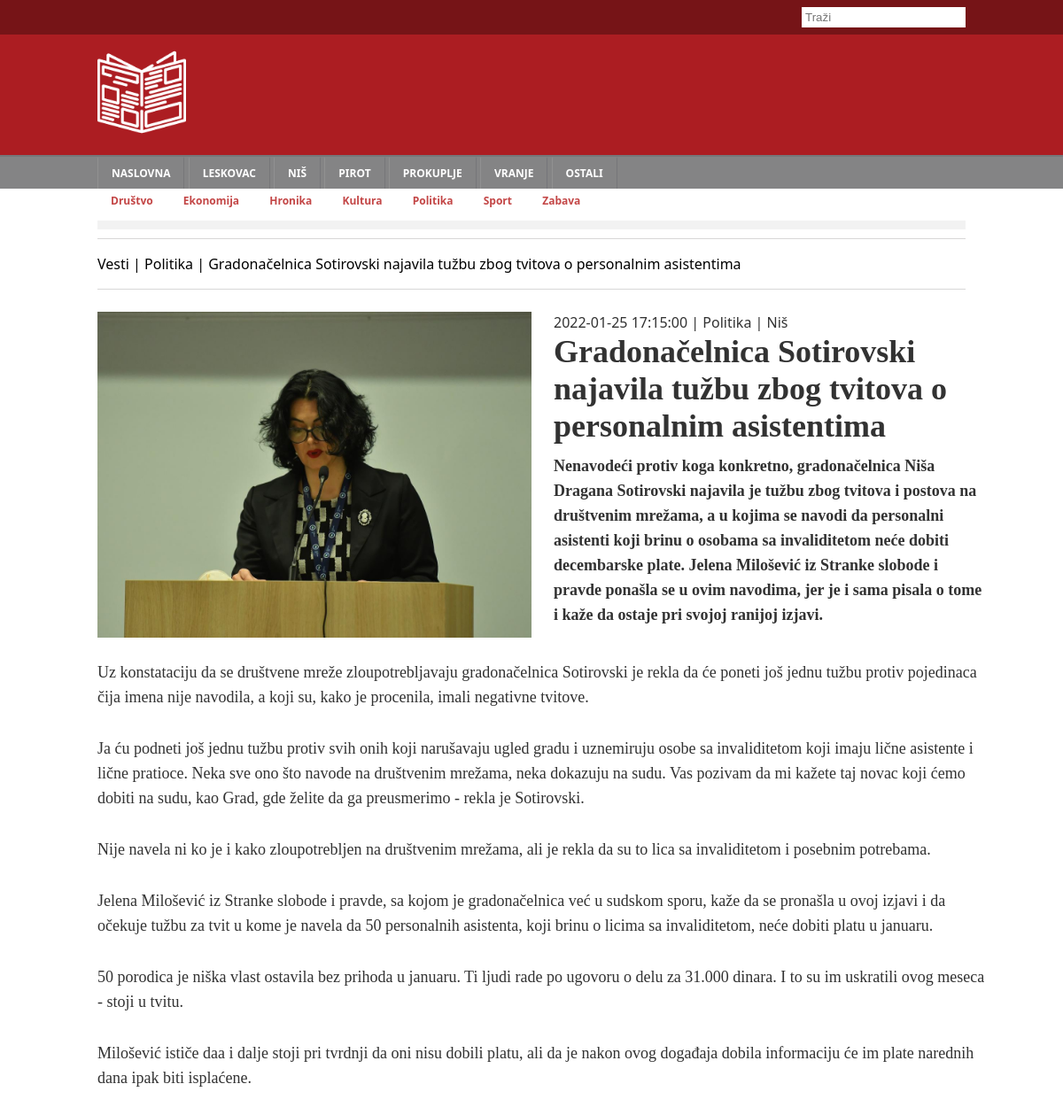
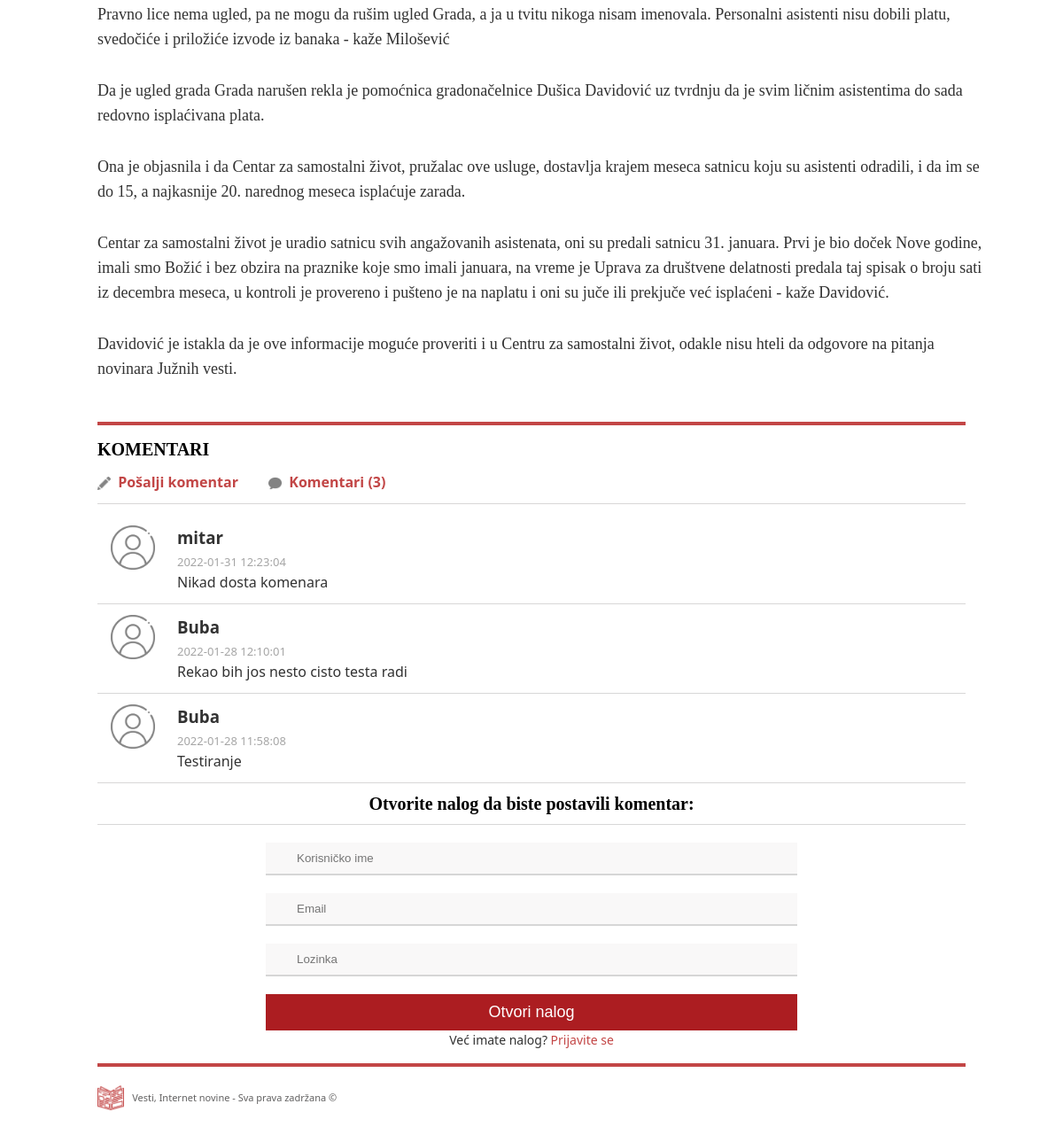
Page /pages/article/index.php?id=11 on the committed database (2 pictures, top to bottom).
### tables this page shows
CREATE TABLE `town` (
  `id` int(11) NOT NULL,
  `name` varchar(50) DEFAULT NULL
);

CREATE TABLE `category` (
  `id` int(11) NOT NULL,
  `name` varchar(50) DEFAULT NULL
);

CREATE TABLE `article` (
  `id` int(11) NOT NULL,
  `title` varchar(250) DEFAULT NULL,
  `published_at` datetime DEFAULT NULL,
  `abstract` text DEFAULT NULL,
  `category_id` int(11) DEFAULT NULL,
  `town_id` int(11) DEFAULT NULL,
  `photo` varchar(250) DEFAULT NULL,
  `body` text DEFAULT NULL
);

CREATE TABLE `comment` (
  `id` int(11) NOT NULL,
  `user_id` int(11) DEFAULT NULL,
  `article_id` int(11) DEFAULT NULL,
  `body` text DEFAULT NULL,
  `published_at` datetime DEFAULT NULL
);

CREATE TABLE `user` (
  `id` int(11) NOT NULL,
  `username` varchar(50) DEFAULT NULL,
  `email` varchar(50) DEFAULT NULL,
  `password` varchar(250) DEFAULT NULL
);

### models/Town.php (called while the page is built, shortened)
<?php
class Town {
    private int $id;
    private string $name;
    function __construct(int $id, string $name)
    {
        $this->id = $id;
        $this->name = $name;
    }
    public function getId()
    {
        return $this->id;
    }
    public function getName()
    {
        return $this->name;
    }
    static function getTowns(Connection $conn) {
        $towns = [];
    foreach ($conn->getTowns() as $result) {
        array_push($towns, new Town($result['id'], $result['name']));
      }
      return $towns;
    }
}

### data/conn.php (called while the page is built, shortened)
<?php
class Connection {
  private $conn;
  function __construct() {
      $this->conn = new mysqli('localhost', 'root', '', 'news');
  }
  function getTowns() {
    $query = $this->conn->query('SELECT * FROM `town`
    ORDER BY `id`');
    return $query->fetch_all(MYSQLI_ASSOC);
  }
  function getCategories() {
    $query = $this->conn->query('SELECT * FROM `category`');
    return $query->fetch_all(MYSQLI_ASSOC);
  }
  function getUsers() {
    $query = $this->conn->query('SELECT * FROM `user`
    ORDER BY `id`');
    return $query->fetch_all(MYSQLI_ASSOC);
  }
  function getComments() {
    $query = $this->conn->query('SELECT * FROM `comment`
    ORDER BY `published_at` DESC');
    return $query->fetch_all(MYSQLI_ASSOC);
  }
  function getOneArticle() {
    $query = $this->conn->prepare(
      'SELECT * FROM `article` WHERE `id` = ?'
    );
    $query->bind_param("i", $_GET['id']);
    $query->execute();
    $result = $query->get_result();
    return $result->fetch_assoc();
  }
}
$conn = new Connection();

### data/requirements.php (called while the page is built, shortened)
<?php
    require "../../data/conn.php";
    require "../../models/Category.php";
    require "../../models/Town.php";
    require "../../models/User.php";
    require "../../models/Comment.php";
    require "../../models/Article.php";
    $towns = Town::getTowns($conn);
    $categories = Category::getCategories($conn);
    $users = User::getUsers($conn);
    $comments = Comment::getComments($conn, $users);

### models/Category.php (called while the page is built, shortened)
<?php
class Category {
    private int $id;
    private string $name;
    function __construct(int $id, string $name)
    {
        $this->id = $id;
        $this->name = $name;
    }
    public function getId()
    {
        return $this->id;
    }
    public function getName()
    {
        return $this->name;
    }
    static function getCategories(Connection $conn) {
        $categories = [];
    foreach ($conn->getCategories() as $result) {
        array_push($categories, new Category($result['id'], $result['name']));
      }
      return $categories;
    }
}

### data/one_article.php (called while the page is built)
<?php
  if(isset($_GET['id'])) {
      $res = $conn->getOneArticle();
    if(!is_null($res)) {
      $one_article = new Article($res['id'],
                               $res['category_id'],
                               $res['town_id'],
                               $res['title'],
                               $res['published_at'],
                               $res['photo'],
                               $res['abstract'],
                               $res['body'],
                               $categories,
                               $towns,
                               $comments);
    }
  }

### models/User.php (called while the page is built, shortened)
<?php
class User {
    private int $id;
    private string $username;
    function __construct(int $id, string $username, string $email, string $password)
    {
        $this->id = $id;
        $this->username = $username;
    }
    public function getId()
    {
        return $this->id;
    }
    public function getUsername()
    {
        return $this->username;
    }
    static function getUsers(Connection $conn) {
    $users = [];
    foreach ($conn->getUsers() as $result) {
        array_push($users, new User($result['id'],
                                    $result['username'],
                                    $result['email'],
                                    $result['password']));
                }
              return $users;
    }
}

### models/Comment.php (called while the page is built, shortened)
<?php
class Comment {
    function __construct(int $id,
                         int $article_id,
                         int $user_id,
                         string $body,
                         string $published_at,
                         array $users)
    {
        $this->user_id = $user_id;
    }
    static function getComments($conn, $users) {
        $comments = [];
foreach ($conn->getComments() as $result) {
    array_push($comments, new Comment($result['id'],
                                     $result['article_id'],
                                     $result['user_id'],
                                     $result['body'],
                                     $result['published_at'],
                                     $users)
                                    );
    }
    return $comments;
    }
}

### models/Article.php (called while the page is built, shortened)
<?php
class Article {
    function __construct(int $id,
                         int $category_id,
                         int $town_id,
                         string $title,
                         string $published_at,
                         string $photo,
                         string $abstract,
                         string $body,
                         array $categories,
                         array $towns,
                         array $comments)
    {
        $this->category_id = $category_id;
        $this->town_id = $town_id;
    }
}

### pages/article/index.php (the view)
<?php
require "../../data/requirements.php";
require "../../data/one_article.php";
if(isset($one_article)) {
    $page_title = $one_article->getCategory()." | " . $one_article->getTitle();
} else {
    $page_title = "Error 404: strana nije nadjena";
}
require "../../partials/nav.php";
?>
<div class="main-container">
    <div class="horizontal-banner"></div>
    <div class="breadcrumbs">
        <?= "Vesti | ". $page_title ?>
    </div>
    <?php if(isset($one_article)) : ?>
    <div class="single-article">
        <img class="single-article-image" src="../../<?= $one_article->getPhoto() ?>" >
        <div class="single-article-group">
            <div class="single-article-info">
                <?= $one_article->getPublished_at() ?> |
                <?= $one_article->getCategory() ?> |
                <?= $one_article->getTown() ?>
            </div>
            <h1 class="single-article-title"><?= $one_article->getTitle() ?></h1>
            <p class="single-article-abstract">
                <strong>
                    <?= $one_article->getAbstract() ?>
                </strong>
            </p>
        </div>
        <div class="single-article-body">
        <?= $one_article->getBody() ?>
        </div>
    </div>
    <div class="horizontal-banner-red"></div>
    <h2 class="h-comments">KOMENTARI</h2>
        <a class="span-comments" href="#comment">
            <img src="../../images/draw.png" alt="user"/>
            Pošalji komentar
        </a>
        <span class="span-comments">
            <img src="../../images/speech-bubble-gray.png" alt="edit"/>
            Komentari (<?= count($one_article->getComments()) ?>)
        </span>
    <ul class="list-comments">
        <?php foreach($one_article->getComments() as $comment): ?>
            <li class="comment-user">
                <img src="../../images/user.png" alt="user"/>
                <div>
                    <h3>
                        <?= $comment->getUser(); ?>
                    </h3>
                    <span><?= $comment->getPublished_at(); ?></span>
                    <p>
                        <?= $comment->getBody(); ?>
                    </p>
                </div>
            </li>
        <?php endforeach; ?>
    </ul>
    <?php if(isset($_SESSION['user'])) : ?>
    <h5 id="comment">
        Pošalji komentar:
    </h5>
    <form action="../../data/new_comment.php"
          method="post"
          class="login-form">
        <input row="5" type="text"
               name="comment" placeholder="Komentar">
        <input class="hidden-input" name="article_id"
               value="<?= $_GET['id']?>" type="text" >
        <input class="hidden-input" name="user_id"
               value="<?= $_SESSION['user']?>" type="text" >
        <input type="submit" value="Pošalji">
    </form>
    <form action="../../data/logout.php" class="logout-form">
        <input type="submit" value="Odjavi me" class="logout-submit"/>
    </form>
    <?php else : ?>
    <h5>
    Otvorite nalog da biste postavili komentar:
    </h5>
    <form action="../../data/signup.php?id=<?= $_GET['id']; ?>"
          method="post" class="login-form">
        <input type="text" name="username"
               placeholder="Korisničko ime">
        <input type="email" name="email" placeholder="Email">
        <input type="password" name="password"
               placeholder="Lozinka">
        <input type="submit" value="Otvori nalog">
    </form>
    <p>Već imate nalog? <a href="../login/">Prijavite se</a></p>
    <?php endif ; ?>
    <?php endif ; ?>
    <?php require "../../partials/footer.php" ?>
</div>
</body>

### partials/nav.php (shortened to what this page needs)
<!DOCTYPE html>
<html lang="en">
<head>
    <link rel="stylesheet" href="../../css/nav.css">
    <link rel="stylesheet" href="../../css/global.css">
    <link rel="stylesheet" href="../../css/footer.css">
    <link rel="stylesheet" href="../../css/single-article.css">
    <link rel="stylesheet" href="../../css/form.css">
    <link rel="stylesheet" href="../../css/responsive.css">
</head>
<body>
</html>
<header>
    <div class="head">
        <div class="search">
        <div class="main-container">
            <form action="../../pages/home/index.php" method="get">
                <input type="text" name="search" placeholder="Traži">
            </form>
        </div>
        </div>
        <div class="main-container">
            <img src="../../images/newspaper.png" alt="logo" class="logo">
        </div>
    </div>
    <nav>
        <div class="nav-primary">
            <div class="main-container">
                <ul class="nav-list">
                    <li class="nav-item">
                        <a href='../../pages/home/index.php' class='nav-link'>NASLOVNA</a>
                    </li>
                    <?php foreach ($towns as $town): ?>
                        <li class="nav-item">
                            <a href='../../pages/home/index.php?town=<?= $town->getId()?>'
                            class='nav-link'>
                            <?= $town->getName()?>
                        </a></li>
                    <?php endforeach ; ?>
                </ul>
            </div>
        </div>
        <div class="nav-secondary">
            <div class="main-container">
            <ul class="nav-list">
                <?php foreach ($categories as $category): ?>
                    <li class="nav-item">
                        <a href='../../pages/home/index.php?category=<?= $category->getId()?>'
                           class='nav-link'>
                        <?= $category->getName()?>
                    </a></li>
                <?php endforeach ; ?>
            </ul>
            </div>
        </div>
    </nav>
</header>

### partials/footer.php
<div class="horizontal-banner-red"></div>
<footer>
    <img src="../../images/newspaper-red.png" alt="logo" class="logo-footer">
    <span class="text-footer">Vesti, Internet novine - Sva prava zadržana ©</span>
</footer>

### css/nav.css (style rules this page uses)
* { margin: 0; padding: 0; box-sizing: border-box; }
body { font: 16px/1.5 'Noto sans',helvetica,sans-serif; }
a { text-decoration: none; }
header { background-color: #ac1d22; }
.search { background-color: #00000050; text-align: right; }
.search input { border: none; outline: none; padding: 4px; margin: 8px 0px; }
.head { color: white; }
.logo { height: 100px; margin: 15px 0; }
.main-container { max-width: 980px; margin-left: auto; margin-right: auto; }
.nav-primary { background-color: #848485; border-top: 2px solid #767679; }
.nav-primary a { border-left: 1px solid #919191; border-right: 1px solid #767679; border-top: 2px solid transparent; color: #fff; font-size: 12px; font-weight: bold; text-transform: uppercase; line-height: 34px; padding: 0px 15px; display: inline-block; }
.nav-secondary { background-color: white; }
.nav-secondary a { color: #c34646; font-weight: bold; font-size: 12px; padding: 0px 15px; display: inline-block; }
.nav-list { list-style: none; }
.nav-item { display: inline; }

### css/global.css (style rules this page uses)
.horizontal-banner { padding: 5px; margin: 12px 0 10px 0; background: #f2f2f2; }
.breadcrumbs { font-family: 'Noto Sans'; border-top: 1px solid #d8d7d7; border-bottom: 1px solid #d8d7d7; padding: 10px 0px; font-size: 16px; line-height: 36px; }
.horizontal-banner-red { padding: 2px; margin: 16px 0 14px 0; background: #c34646; }

### css/footer.css (style rules this page uses)
footer { margin: 20px 0 30px 0; }
.logo-footer { height: 30px; vertical-align: middle; margin-right: 5px; }
.text-footer { font-size: 11px; color: #616060; }

### css/single-article.css (style rules this page uses)
.single-article { display: grid; grid-template-columns: 50% 50%; grid-gap: 25px; margin-top: 25px; color: #323232; }
.single-article-image { width: 100%; }
.single-article-group { width: 100%; }
.single-article-title { font-size: 36px; line-height: 42px; margin-bottom: 10px; font-family: 'Roboto Slab'; }
.single-article-abstract { font: normal 18px/28px 'Lora'; }
.single-article-body { width: 100%; grid-column: 1 / 3; font: normal 18px/28px 'Lora'; }
.single-article-body p { margin-bottom: 30px; }
.h-comments { font: bold 20px/26px 'Roboto Slab'; margin-bottom: 12px; }
.span-comments { display: inline-block; margin-right: 30px; font: bold 16px/22px 'Noto Sans'; color: #c24646; }
.span-comments img { width: 15px; vertical-align: middle; margin-right: 4px; }
.list-comments { margin-top: 12px; padding-top: 12px; border-top: 1px solid #d8d7d7; }
.comment-user { padding: 12px 0; border-bottom: 1px solid #d8d7d7; list-style: none; }
.comment-user img { float: left; width: 50px; margin-left: 15px; }
.comment-user div { margin-left: 90px; }
.comment-user div h3 { font: bold 18px/24px; color: #323232; }
.comment-user div span { font: normal 13px/16px 'Noto Sans'; color: #a5a5a5; }
.comment-user div p { font: normal 16px/24px 'Noto Sans'; color: #323232; }
h5 { border-bottom: 1px solid #d8d7d7; padding: 10px 0; text-align: center; font: bold 20px/26px 'Roboto Slab'; }

### css/form.css (style rules this page uses)
.login-form { max-width: 600px; margin: 20px auto 0 auto; }
.login-form input { width: 100%; background-color: #f9f8f8; border: none; outline: none; border-bottom: 2px solid #d6d6d6; padding: 10px 10px 10px 35px; margin-bottom: 20px; }
.login-form input[type='submit'] { background-color: #ac1d21; font-size: 18px; color: #fff; cursor: pointer; padding: 10px; border: 0; margin-bottom: 0px; }
.login-form+p { text-align: center; font-size: 14px; color: #323232 }
.login-form+p a { color: #c34646; }

### rows in the picture
town: name "LESKOVAC"
town: name "NIŠ", name "Niš"
town: name "PIROT"
town: name "PROKUPLJE"
town: name "VRANJE"
town: name "OSTALI"
category: name "Društvo"
category: name "Ekonomija"
category: name "Hronika"
category: name "Kultura"
category: name "Politika", name.title "Politika | Gradonačelnica Sotirovski najavila tužbu zbog tvitova o personalnim asistentima"
category: name "Sport"
category: name "Zabava"
article: photo (picture), published_at "2022-01-25 17:15:00", title "Gradonačelnica Sotirovski najavila tužbu zbog tvitova o personalnim asistentima", abstract "Nenavodeći protiv koga konkretno, gradonačelnica Niša Dragana Sotirovski najavila je tužbu zbog tvitova i postova na društvenim mrežama, a u kojima se navodi da personalni asistenti koji brinu o osobama sa invaliditetom neće dobiti decembarske plate. Jelena Milošević iz Stranke slobode i pravde ponašla se u ovim navodima, jer je i sama pisala o tome i kaže da ostaje pri svojoj ranijoj izjavi.", body "Uz konstataciju da se društvene mreže zloupotrebljavaju gradonačelnica Sotirovski je rekla da će poneti još jednu tužbu protiv pojedinaca čija imena nije navodila, a koji su, kako je procenila, imali negativne tvitove. Ja ću podneti još jednu tužbu protiv svih onih koji narušavaju ugled gradu i uznemiruju osobe sa invaliditetom koji imaju lične asistente i lične pratioce. Neka sve ono što navode na društvenim mrežama, neka dokazuju na sudu. Vas pozivam da mi kažete taj novac koji ćemo dobiti na sudu, kao Grad, gde želite da ga preusmerimo - rekla je Sotirovski. Nije navela ni ko je i kako zloupotrebljen na društvenim mrežama, ali je rekla da su to lica sa invaliditetom i posebnim potrebama.…"
comment: user.username "mitar", published_at "2022-01-31 12:23:04", body "Nikad dosta komenara"
comment: user.username "Buba", published_at "2022-01-28 12:10:01", body "Rekao bih jos nesto cisto testa radi"
comment: user.username "Buba", published_at "2022-01-28 11:58:08", body "Testiranje"

### other values in the picture
count($one_article->getComments()) "3"
